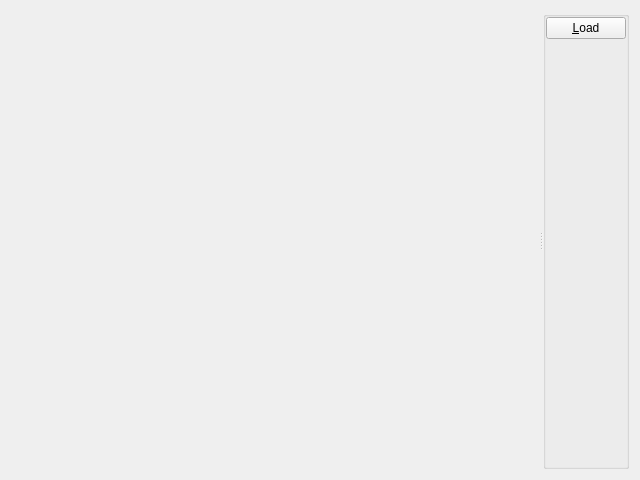
<?xml version="1.0" encoding="UTF-8"?>
<ui version="4.0">
 <class>ProcessResultsWidget</class>
 <widget class="QWidget" name="ProcessResultsWidget">
  <property name="geometry">
   <rect>
    <x>0</x>
    <y>0</y>
    <width>640</width>
    <height>480</height>
   </rect>
  </property>
  <property name="windowTitle">
   <string>Form</string>
  </property>

    <layout class="QHBoxLayout" name="horizontalLayout_2_0">
     <item>
      <widget class="QSplitter" name="splitter">
       <property name="sizePolicy">
        <sizepolicy hsizetype="Expanding" vsizetype="Preferred">
         <horstretch>0</horstretch>
         <verstretch>100</verstretch>
        </sizepolicy>
       </property>
       <property name="orientation">
        <enum>Qt::Horizontal</enum>
       </property>
       <widget class="QwtPlot" name="m_trackPlot" native="true">
        <property name="sizePolicy">
         <sizepolicy hsizetype="Preferred" vsizetype="Preferred">
          <horstretch>100</horstretch>
          <verstretch>100</verstretch>
         </sizepolicy>
        </property>
       </widget>

       <widget class="QGroupBox" name="groupBox_4">
        <property name="sizePolicy">
         <sizepolicy hsizetype="Preferred" vsizetype="Preferred">
          <horstretch>1</horstretch>
          <verstretch>0</verstretch>
         </sizepolicy>
        </property>
        <property name="title">
         <string/>
        </property>

        <layout class="QVBoxLayout" name="verticalLayout_1">
         <property name="margin">
          <number>0</number>
         </property>

         <item>
          <widget class="QPushButton" name="m_loadDataBtn">
           <property name="enabled">
            <bool>true</bool>
           </property>
           <property name="text">
            <string>&amp;Load</string>
           </property>
          </widget>
         </item>
		   
         <item>
          <spacer name="verticalSpacer_2">
           <property name="orientation">
            <enum>Qt::Vertical</enum>
           </property>
          <property name="sizeHint" stdset="0">
           <size>
            <width>20</width>
            <height>40</height>
           </size>
          </property>
          </spacer>
         </item>

        </layout>
       </widget>
      </widget>
     </item>
    </layout>

 </widget>
 <customwidgets>
  <customwidget>
   <class>QwtPlot</class>
   <extends>QWidget</extends>
   <header>qwt_plot.h</header>
   <container>1</container>
  </customwidget>
 </customwidgets>
 <resources/>
 <connections/>
</ui>
